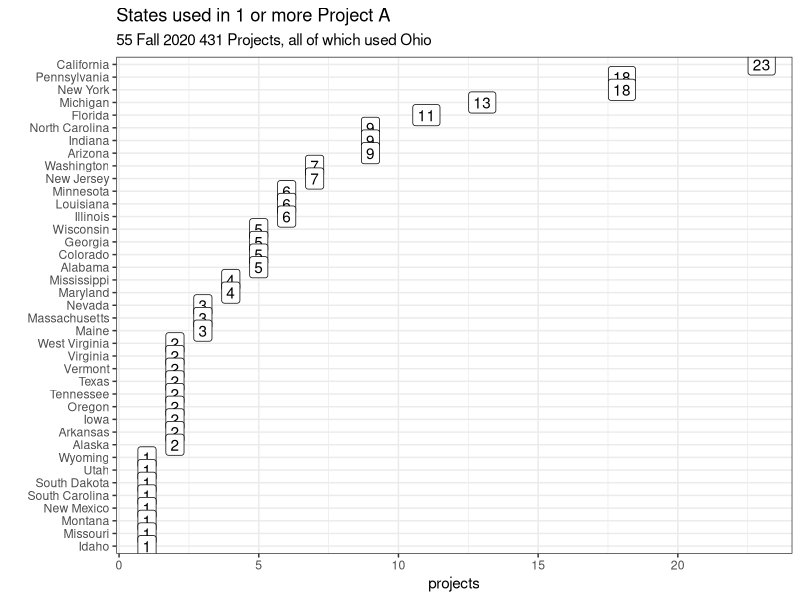

Here is the R script that generated this plot:
## ---- chunk 1
knitr::opts_chunk$set(comment = NA)
## ---- chunk 2
library(tidyverse)
temp <- read_csv("proj2020.csv")

temp <- temp %>% filter(projects > 0, state != "Ohio") %>%
    arrange(desc(state))

ggplot(temp, aes(x = projects, y = reorder(state, projects))) +
    geom_label(aes(label = projects)) + theme_bw() +
    labs(title = "States used in 1 or more Project A",
         subtitle = "55 Fall 2020 431 Projects, all of which used Ohio",
         y = "")
